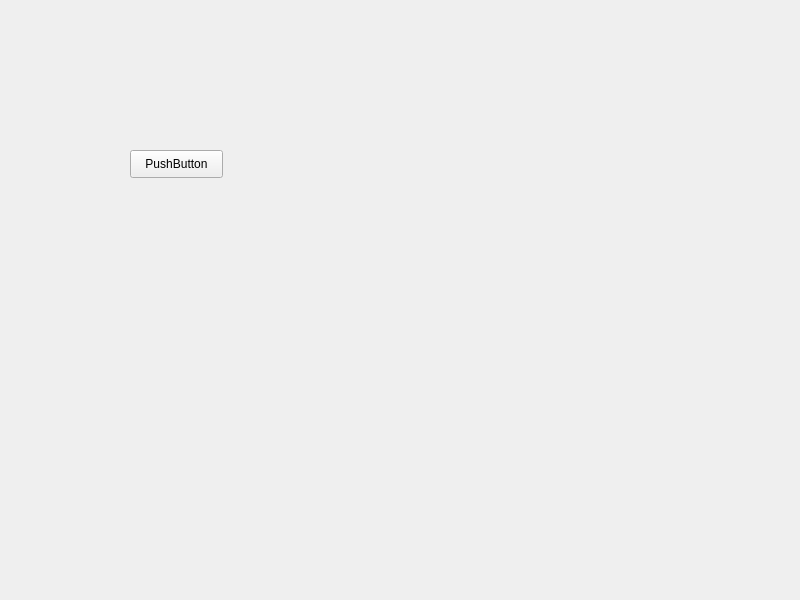
<?xml version="1.0" encoding="UTF-8"?>
<ui version="4.0">
 <class>PUI</class>
 <widget class="QWidget" name="PUI">
  <property name="geometry">
   <rect>
    <x>0</x>
    <y>0</y>
    <width>800</width>
    <height>600</height>
   </rect>
  </property>
  <property name="windowTitle">
   <string>PUI</string>
  </property>
  <widget class="QPushButton" name="pushButton">
   <property name="geometry">
    <rect>
     <x>130</x>
     <y>150</y>
     <width>93</width>
     <height>28</height>
    </rect>
   </property>
   <property name="text">
    <string>PushButton</string>
   </property>
  </widget>
 </widget>
 <resources/>
 <connections/>
</ui>
